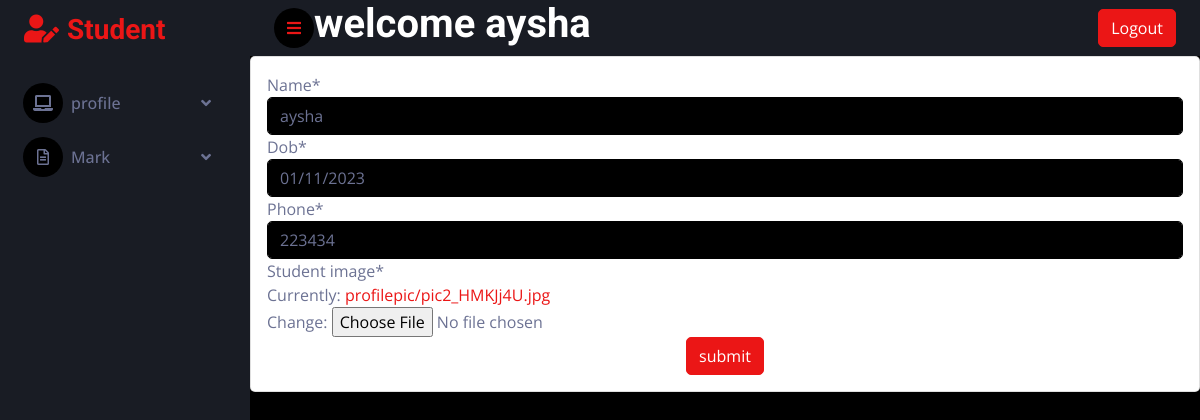
The app's page /profile_update (signed in) with its own data.
### studentapp/models.py (models this page shows, shortened)
class Login_view(AbstractUser):
    is_student = models.BooleanField(default=False)
    is_admin = models.BooleanField(default=False)

class Student_Registration(models.Model):
    user = models.OneToOneField(Login_view,on_delete=models.CASCADE,related_name='student',null=True)
    name=models.CharField(max_length=200)
    dob= models.DateField()
    phone=models.IntegerField()
    age= models.IntegerField(default=0)
    student_image = models.FileField(upload_to='profilepic/',validators=[validate_file_size])
    def age(self):
        age = datetime.date.today() - self.dob
        return int((age).days / 365.25)

### studentapp/views.py (the view)
# urls.py: path('profile_update',views.profile_update,name='profile_update'),
@login_required(login_url='log')
def profile_update(request):
    stud1 = Student_Registration.objects.get(user=request.user)
    form = Stud_form(instance=stud1)
    if request.method =='POST' :
        form=Stud_form(request.POST,request.FILES,instance = stud1)
    if form.is_valid():
        form.save()
        return redirect('view_profile')
    return render(request,'update_profile.html',{'form':form})

### studentapp/forms.py (shortened to what this page needs)
class Stud_form(forms.ModelForm):
    dob = forms.DateField(widget=DateInput)
    class Meta:
        model = Student_Registration
        exclude = ("user","age",)

### templates/update_profile.html (shortened to what this page needs)
{% extends 'student.html' %}
{% load crispy_forms_tags %}
{% block content %}
<div class="card">
    <div class="card-body">
        <form method="post" enctype="multipart/form-data">
        {{form|crispy}}
           <center>  <button type="submit" class="btn btn-primary">submit</button></center>
            </form>
    </div>
</div>
{% endblock %}

### templates/student.html (shortened to what this page needs)
<!DOCTYPE html>
{% load static %}
<html lang="en">
<head>
    <link href="https://cdnjs.cloudflare.com/ajax/libs/font-awesome/5.10.0/css/all.min.css" rel="stylesheet">
    <link href="https://cdn.jsdelivr.net/npm/bootstrap-icons@1.4.1/font/bootstrap-icons.css" rel="stylesheet">
    <link href="{% static 'lib/owlcarousel/assets/owl.carousel.min.css' %}" rel="stylesheet">
    <link href="{% static 'lib/tempusdominus/css/tempusdominus-bootstrap-4.min.css' %}" rel="stylesheet" />
    <link href="{% static 'css/bootstrap.min.css' %}" rel="stylesheet">
    <link href="{% static 'css/style.css' %}" rel="stylesheet">
</head>
<body>
    <div class="container-fluid position-relative d-flex p-0">
        <div class="sidebar pe-4 pb-3">
            <nav class="navbar bg-secondary navbar-dark">
                <a href="index.html" class="navbar-brand mx-4 mb-3">
                    <h3 class="text-primary"><i class="fa fa-user-edit me-2"></i>Student</h3>
                </a>
                <div class="navbar-nav w-100">
                    <div class="nav-item dropdown">
                        <a href="#" class="nav-link dropdown-toggle" data-bs-toggle="dropdown"><i class="fa fa-laptop me-2"></i>profile</a>
                    </div>
                    <div class="nav-item dropdown">
                        <a href="#" class="nav-link dropdown-toggle" data-bs-toggle="dropdown"><i class="far fa-file-alt me-2"></i>Mark</a>
                    </div>
                </div>
            </nav>
        </div>
        <div class="content">
            <nav class="navbar navbar-expand bg-secondary navbar-dark sticky-top px-4 py-0">
                <a href="#" class="sidebar-toggler flex-shrink-0">
                    <i class="fa fa-bars"></i>
                </a><h1>welcome {{request.user}}</h1>
             <a class="btn btn-primary" style="margin-left:auto;" href="{% url 'view_logout_student' %}">Logout</a>
            </nav>
{% block content %}
             {% endblock %}
</body>
</html>

### static/css/style.css (style rules this page uses)
:root { --primary: #EB1616; --secondary: #191C24; --light: #6C7293; --dark: #000000; }
.btn { transition: .5s; }
.sidebar { position: fixed; top: 0; left: 0; bottom: 0; width: 250px; height: 100vh; overflow-y: auto; background: var(--secondary); transition: 0.5s; z-index: 999; }
.content { margin-left: 250px; min-height: 100vh; background: var(--dark); transition: 0.5s; }
@media (min-width: 992px) { .sidebar { margin-left: 0; } }
@media (min-width: 992px) { .content { width: calc(100% - 250px); } }
.sidebar .navbar .navbar-nav .nav-link { padding: 7px 20px; color: var(--light); font-weight: 500; border-left: 3px solid var(--secondary); border-radius: 0 30px 30px 0; outline: none; }
.sidebar .navbar .navbar-nav .nav-link i { width: 40px; height: 40px; display: inline-flex; align-items: center; justify-content: center; background: var(--dark); border-radius: 40px; }
.sidebar .navbar .dropdown-toggle::after { position: absolute; top: 15px; right: 15px; border: none; content: "\f107"; font-family: "Font Awesome 5 Free"; font-weight: 900; transition: .5s; }
.content .navbar .sidebar-toggler, .content .navbar .navbar-nav .nav-link i { width: 40px; height: 40px; display: inline-flex; align-items: center; justify-content: center; background: var(--dark); border-radius: 40px; }

### records on screen
Login_view: user "aysha"
Student_Registration: name "aysha", dob "01/11/2023", phone "223434"
